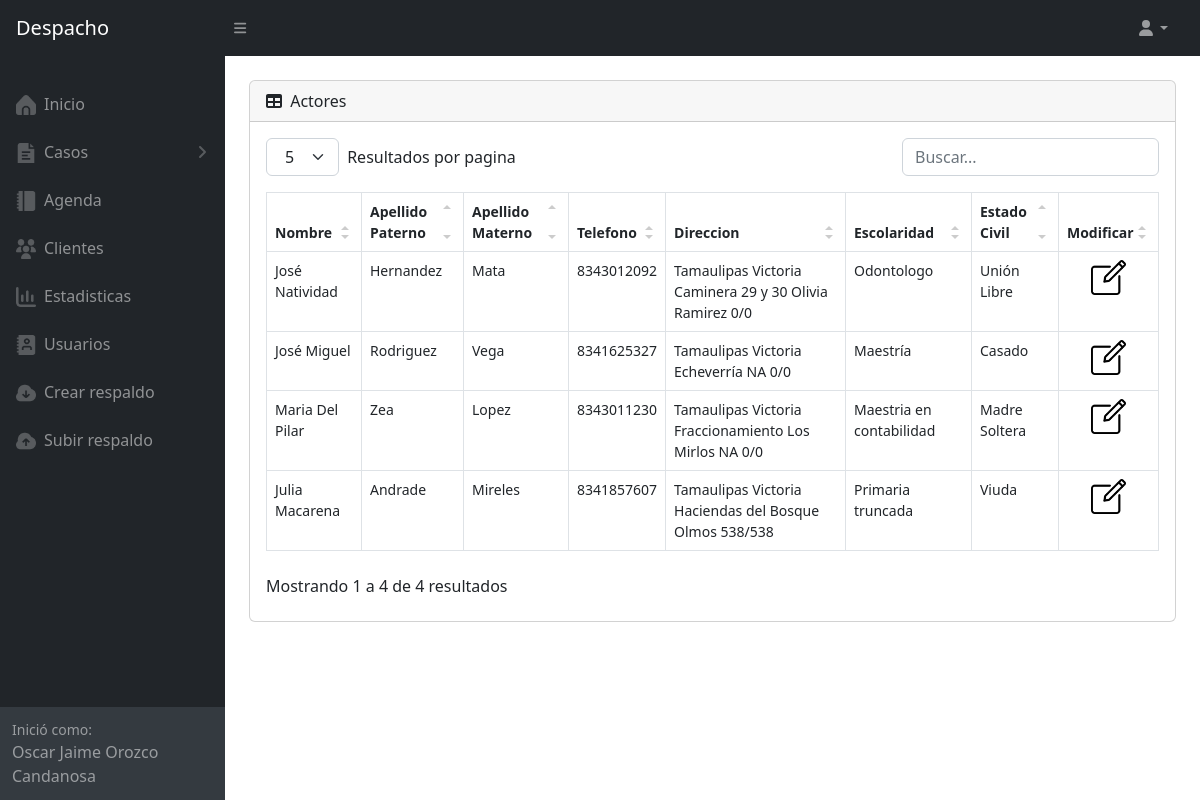
Screenshot of /involucrados.php (signed in) with the database file from the repository.
### tables this page shows
CREATE TABLE `cliente` (
  `id_cliente` int(15) NOT NULL AUTO_INCREMENT,
  `nombre` varchar(15) NOT NULL,
  `apaterno` varchar(15) NOT NULL,
  `amaterno` varchar(15) NOT NULL,
  `estado` varchar(60) NOT NULL,
  `ciudad` varchar(60) NOT NULL,
  `colonia` varchar(60) NOT NULL,
  `calle` varchar(90) NOT NULL,
  `num_ext` int(11) NOT NULL,
  `num_int` int(11) NOT NULL,
  `telefono` varchar(15) NOT NULL,
  `divicion` varchar(10) NOT NULL,
  `Ocupacion` varchar(100) NOT NULL,
  `Escolaridad` varchar(100) NOT NULL,
  `Fecha_nac` date NOT NULL,
  `estcivil` varchar(30) NOT NULL,
  PRIMARY KEY (`id_cliente`)
);

### involucrados.php (the view, shortened to what this page needs)
<?php
                        if(empty($_SESSION['Idusuario'])){header("location: index.php");}else{
                        ?>
                        <!DOCTYPE html>
<html lang="en">
    <head>
        <?php    include ("conexion.php");   ?>
        <link href="css/datatables.css" rel="stylesheet" />
        <link href="css/styles.css" rel="stylesheet" />
    </head>
    <body class="sb-nav-fixed">
        <nav class="sb-topnav navbar-a navbar-expand navbar-dark bg-dark-a">
            <a class="navbar-brand ps-3-a" href="inicio.php">Despacho</a>
            <button class="btn btn-link btn-sm order-1 order-lg-0 me-4 me-lg-0" id="sidebarToggle" href="#!"><i class="fas fa-bars"></i></button>
            <ul class="navbar-nav ms-auto ms-md-0 me-3 me-lg-4">
                <li class="nav-item dropdown">
                    <a class="nav-link dropdown-toggle" id="navbarDropdown" href="#" role="button" data-bs-toggle="dropdown" aria-expanded="false"><i class="fas fa-user fa-fw"></i></a>
                </li>
            </ul>
        </nav>
        <div id="layoutSidenav">
            <div id="layoutSidenav_nav">
                <nav class="sb-sidenav accordion sb-sidenav-dark" id="sidenavAccordion">
                    <div class="sb-sidenav-menu">
                        <div class="nav">
                        <a class="nav-link" href="inicio.php">
                            </a>
                            <a class="nav-link" href="inicio.php">
                                <div class="sb-nav-link-icon"><img src="assets/img/home.png" height="20px" width="20px"></div>
                                Inicio
                            </a>
                              <a class="nav-link collapsed" href="#" data-bs-toggle="collapse" data-bs-target="#collapsePages" aria-expanded="false" aria-controls="collapsePages">
                                <div class="sb-nav-link-icon"><img src="assets/img/doc.png" height="20px" width="20px"></div>
                                Casos
                                <div class="sb-sidenav-collapse-arrow"><i class="fas fa-angle-down"></i></div>
                            </a>
                            <a class="nav-link" href="agenda.php">
                                <div class="sb-nav-link-icon"><img src="assets/img/agenda.png" height="20px" width="20px"></i></div>
                                Agenda
                            </a>
                            <a class="nav-link" href="involucrados.php?clas=Actor">
                                <div class="sb-nav-link-icon"><img src="assets/img/usuarios.png" height="20px" width="20px"></i></div>
                                Clientes
                            </a>
                            <?php
                            $cargo=$_SESSION['cargo'];
?><a class="nav-link" href="esta.php" >
                                <div class="sb-nav-link-icon"><img src="assets/img/stats.png" height="20px" width="20px"></div>
                                Estadisticas
                            </a>
                            <?php
                            if($cargo != "Usuario"){
                            ?>
                            <a class="nav-link" href="Usuarios.php">
                                <div class="sb-nav-link-icon"><img src="assets/img/directorio.png" height="20px" width="20px"></div>
                                Usuarios
                            </a>
                            <?php }else if($cargo=="Usuario"){ } ?>
                            <?php
                            if($cargo == "San Pedro"){
                            ?>
                            <a class="nav-link" href="respaldo.php">
                                <div class="sb-nav-link-icon"><img src="assets/img/crear_respaldo.png" height="20px" width="20px"></div>
                                Crear respaldo
                            </a>
                            <a class="nav-link" href="#" onclick="seleccionarArchivo()">
                                <div class="sb-nav-link-icon"><img src="assets/img/subir_respaldo.png" height="20px" width="20px"></div>
                                Subir respaldo
                            </a>
                            <?php }else if($cargo != "Usuario"){ } ?>
                        </div>
                    </div>
                    <div class="sb-sidenav-footer">
                        <div class="small">Inició como:</div>
                        <?php
                        $nombre=$_SESSION['nombre'];
                        $amaterno=$_SESSION['amaterno'];
                        $apaterno=$_SESSION['apaterno'];
                        echo $nombre." ".$apaterno." ".$amaterno;
                        ?>
                    </div>
                </nav>
            </div>
            <div id="layoutSidenav_content">
            <main>
            <br>
                <div class="container-fluid px-4">
                <div class="card mb-4">
                            <div class="card-header">
                                <i class="fas fa-table me-1"></i>
                                Actores
                            </div>
                <div class="card-body">
                                <table id="datatablesSimple">
                                    <thead>
                                        <tr>
                                             <th>Nombre</th>
                                            <th>Apellido Paterno</th>
                                            <th>Apellido Materno</th>
                                            <th>Telefono</th>
                                            <th>Direccion</th>
                                            <th>Escolaridad</th>
                                            <th>Estado Civil</th>
                                            <?php
                                            if ($cargo=="Usuario") {}else{
                                            ?>
                                            <th>Modificar</th>
                                            <?php
                                            }
                                            ?>
                                        </tr>
                                    </thead>
                                    <tbody>
				<?php
					$sql="SELECT * FROM cliente where divicion='Actor' ";
                    $result=mysqli_query($conexion,$sql);
                    while($mostrar=mysqli_fetch_array($result)){
                            ?>
<tr>
						<td class="celdas_tablas"><?php echo $mostrar['nombre'] ?></td>
						<td class="celdas_tablas"><?php echo $mostrar['apaterno'] ?></td>
						<td class="celdas_tablas"><?php echo $mostrar['amaterno'] ?></td>
                        <td class="celdas_tablas"><?php echo $mostrar['telefono'] ?></td>
						<td class="celdas_tablas"><?php echo $mostrar['estado']." ".$mostrar['ciudad']." ".$mostrar['colonia']." ".$mostrar['calle']." ".$mostrar['num_ext']."/".$mostrar['num_int']?></td>
                        <td class="celdas_tablas"><?php echo $mostrar['Escolaridad'] ?></td>
                        <td class="celdas_tablas"><?php echo $mostrar['estcivil'] ?></td>
                        <?php
                        if ($cargo=="Usuario") { }else{
                        ?>
                        <td class="celdas_tablas"> <center>  <a href="editaractor.php?idcli=<?php echo $mostrar['id_cliente']; ?>"> <img width="35px" src="assets/img/edicion.png"> </a>   </center> </td>
                    </tr>
<?php
                         } }
				?>
                            </div>
                            </div> </table>
                            </div> </tbody>
                </main>
            </div>
        </div>
    </body>
</html>
<?php } ?>

### css/datatables.css (style rules this page uses)
.datatable-table { max-width:100%;width:100%;border-spacing:0;border-collapse:separate }

### rows the page displays
cliente: nombre "José Natividad", apaterno "Hernandez", amaterno "Mata", telefono "8343012092", estado "Tamaulipas", ciudad "Victoria", colonia "Caminera", calle "29 y 30 Olivia Ramirez", num_ext "0", num_int "0", Escolaridad "Odontologo", estcivil "Unión Libre"
cliente: nombre "José Miguel", apaterno "Rodriguez", amaterno "Vega", telefono "8341625327", estado "Tamaulipas", ciudad "Victoria", colonia "Echeverría", calle "NA", num_ext "0", num_int "0", Escolaridad "Maestría", estcivil "Casado"
cliente: nombre "Maria Del Pilar", apaterno "Zea", amaterno "Lopez", telefono "8343011230", estado "Tamaulipas", ciudad "Victoria", colonia "Fraccionamiento Los Mirlos", calle "NA", num_ext "0", num_int "0", Escolaridad "Maestria en contabilidad", estcivil "Madre Soltera"
cliente: nombre "Julia Macarena", apaterno "Andrade", amaterno "Mireles", telefono "8341857607", estado "Tamaulipas", ciudad "Victoria", colonia "Haciendas del Bosque", calle "Olmos", num_ext "538", num_int "538", Escolaridad "Primaria truncada", estcivil "Viuda"

### other values shown
$nombre "Oscar Jaime"
$apaterno "Orozco"
$amaterno "Candanosa"
